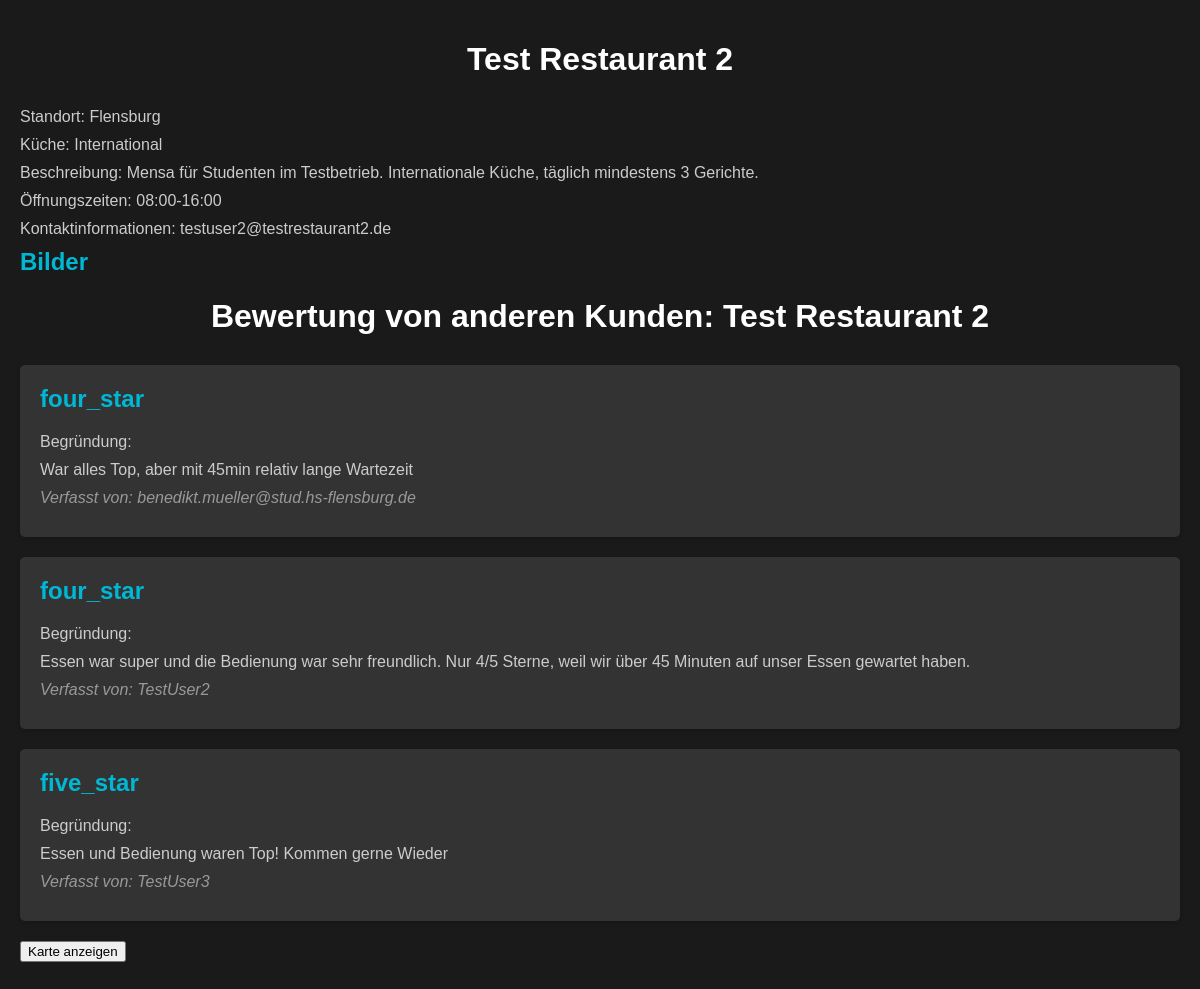
/restaurant/restaurant/1/, run on an earlier commit of the app's database.
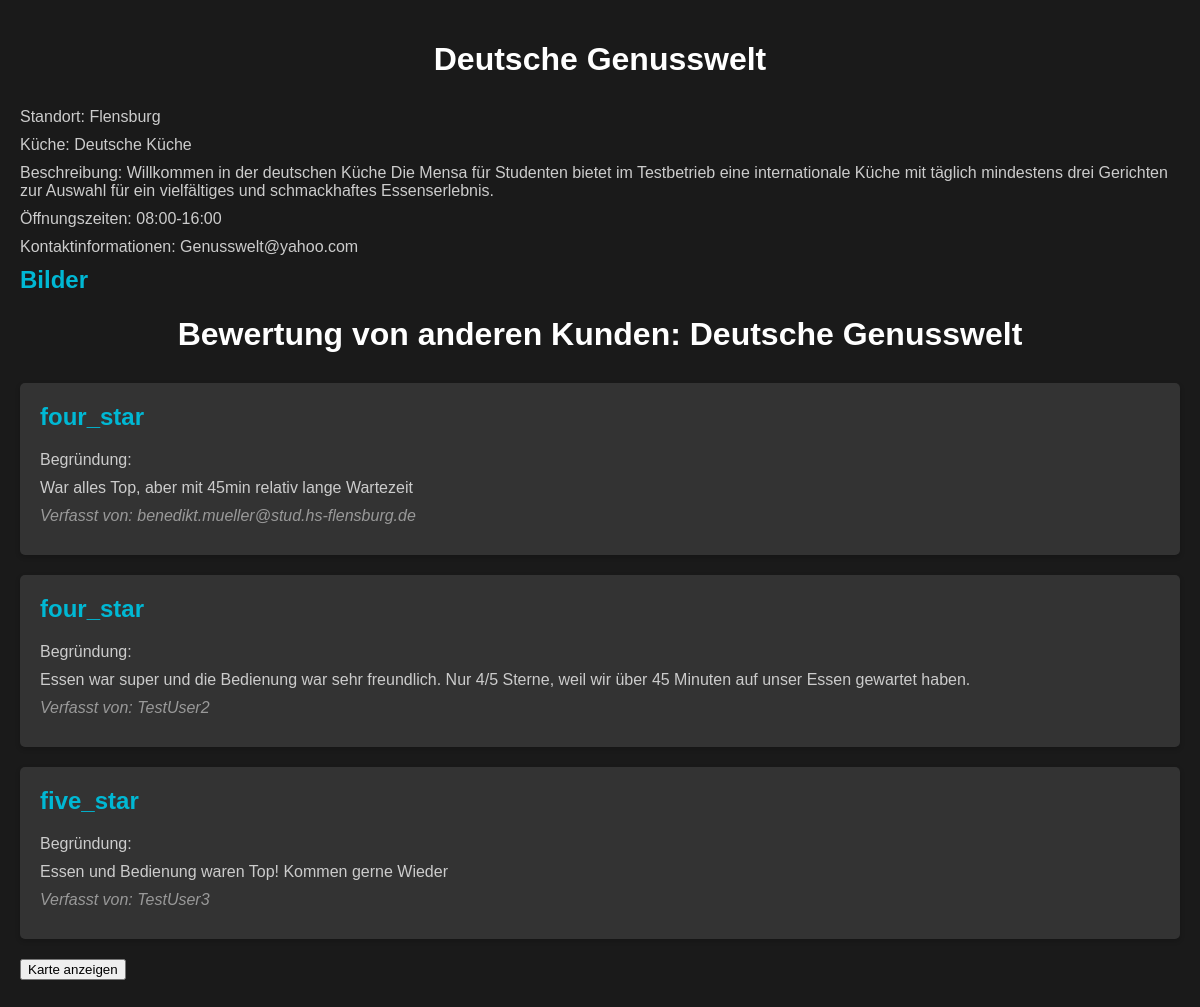
And on a later commit of the database.
### restaurant/models.py (models this page shows)
class Restaurant(models.Model):
    owner = models.ForeignKey(UserProfile, on_delete=models.CASCADE, related_name='owned_restaurants')
    name = models.CharField(max_length=100)
    location = models.CharField(max_length=100)
    cuisine = models.CharField(max_length=50, choices=Choices.PREFERENCE_CHOICES)
    description = models.TextField(blank=True)
    opening_hours = models.CharField(max_length=100)
    contact_info = models.CharField(max_length=100)
    capacity = models.IntegerField(default=0)
    def __str__(self):
        return self.name

### restaurant/views.py (the view)
# urls.py: path('restaurant/<int:pk>/', views.restaurant_detail, name='restaurant_detail'),
def restaurant_detail(request, pk):
    restaurant = get_object_or_404(Restaurant, pk=pk)
    images = restaurant.images.all()
    feedbacks = Feedback.objects.filter(restaurant=restaurant)
    menu_items = Menu.objects.filter(restaurant=restaurant)
    return render(request, 'restaurant/restaurant_detail.html', {'restaurant': restaurant, 'images': images,'feedbacks':feedbacks,'menu_items':menu_items})

### restaurant/models.py (called while the page is built)
    def __str__(self):
        return str(self.user)

### restaurant/templates/restaurant/restaurant_detail.html (shortened to what this page needs)
<!DOCTYPE html>
<html>
<head>
</head>
<body>
    <h1>{{ restaurant.name }}</h1>
    <p>Standort: {{ restaurant.location }}</p>
    <p>Küche: {{ restaurant.get_cuisine_display }}</p>
    <p>Beschreibung: {{ restaurant.description }}</p>
    <p>Öffnungszeiten: {{ restaurant.opening_hours }}</p>
    <p>Kontaktinformationen: {{ restaurant.contact_info }}</p>
    <div>
        <h2>Bilder</h2>
    </div>
    <h1>Bewertung von anderen Kunden: {{restaurant}}</h1>
    <ul>
        {% for feedback in feedbacks %}
        <li>
            <h2>{{feedback.vote}}</h2>
            <p>Begründung:</p>
            <p>{{feedback.feedback}}</p>
            <p class="author">Verfasst von: {{feedback.customer}}</p>
        </li>
        {% empty %}
        <li class="no-feedback"><p>Noch keine Bewertungen da...</p></li>
        {% endfor %}
        <button id="menuButton">Karte anzeigen</button>
</body>
</html>

What changed in the data, as far as the page shows it:
changed Restaurant "Flensburg": name "Test Restaurant 2" → "Deutsche Genusswelt"; cuisine "International" → "Deutsche Küche"; description "Mensa für Studenten im Testbetrieb. Internationale Küche, täglich mindestens 3 Gerichte." → "Willkommen in der deutschen Küche Die Mensa für Studenten bietet im Testbetrieb eine internationale Küche mit täglich mindestens drei Gerichten zur Auswahl für ein vielfältiges und schmackhaftes Essenserlebnis."; contact_info "testuser2@testrestaurant2.de" → "Genusswelt@yahoo.com"
